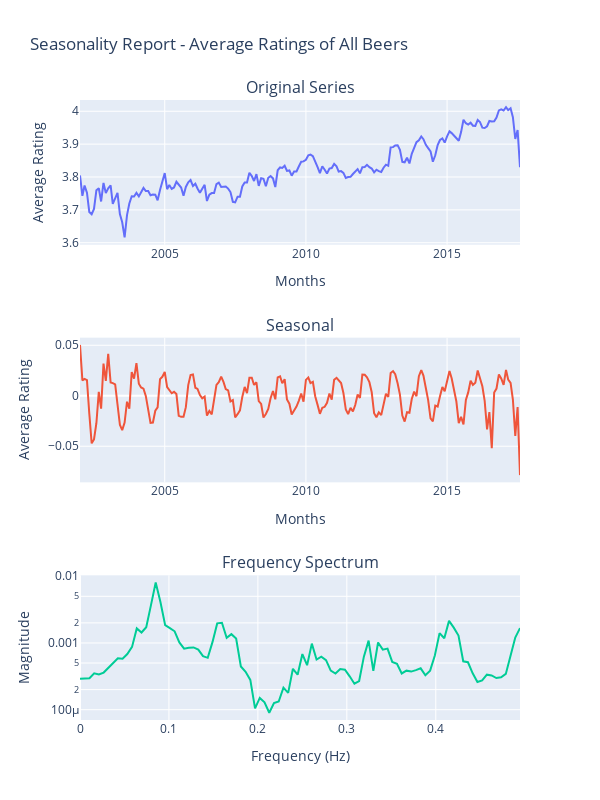

The notebook cell this image was saved under:
### Code cell
## STL and Fourier Analysis

"""

 1) preps the raw ratings data (take averages over all mnths and turns it into a proper timeseries)
 2) splitting timeseries into seasonal and non-seasonal components
 3) gives a seasonality amplitude score based on only the seasonal component
 4) returns frequency specrum of the seasonal signal, to verify 12-month periodicity

 """
df_processed_mean = sm.data_preprocessing_mean_rating_per_month(df_reviews, 'mean_rating') # evaluates based on average of rating score
fig_seasonality_full = sm.seasonality_report_plot(df_processed_mean, unit= "Average Rating", title = "Seasonality Report - Average Ratings of All Beers", top_margin=100) # 
fig_seasonality_full.show()
#fig_seasonality_full.write_html('src/plotly-html-graphs/jakob/seasonality_full.html')

print("Signal-to-Noise  Ratio of 12-month seasonality: ", sm.signal_to_noise_ratio(df_processed_mean), " dB")

### Figure 1 — Plotly figure (JSON) as saved in the notebook; plotly's stock layout.template omitted (floating-point values rounded to 4 significant figures; data arrays with more than 128 entries replaced by an {"elided": "..."} marker saying what was removed)
{"data": [{"name": "Original", "type": "scatter", "x": {"elided": "188 str values"}, "xaxis": "x", "y": {"elided": "188 float values"}, "yaxis": "y"}, {"name": "Seasonal", "type": "scatter", "x": {"elided": "188 str values"}, "xaxis": "x2", "y": {"elided": "188 float values"}, "yaxis": "y2"}, {"mode": "lines", "name": "Frequency Spectrum (log)", "type": "scatter", "x": [0, 0.005319, 0.01064, 0.01596, 0.02128, 0.0266, 0.03191, 0.03723, 0.04255, 0.04787, 0.05319, 0.05851, 0.06383, 0.06915, 0.07447, 0.07979, 0.08511, 0.09043, 0.09574, 0.1011, 0.1064, 0.1117, 0.117, 0.1223, 0.1277, 0.133, 0.1383, 0.1436, 0.1489, 0.1543, 0.1596, 0.1649, 0.1702, 0.1755, 0.1809, 0.1862, 0.1915, 0.1968, 0.2021, 0.2074, 0.2128, 0.2181, 0.2234, 0.2287, 0.234, 0.2394, 0.2447, 0.25, 0.2553, 0.2606, 0.266, 0.2713, 0.2766, 0.2819, 0.2872, 0.2926, 0.2979, 0.3032, 0.3085, 0.3138, 0.3191, 0.3245, 0.3298, 0.3351, 0.3404, 0.3457, 0.3511, 0.3564, 0.3617, 0.367, 0.3723, 0.3777, 0.383, 0.3883, 0.3936, 0.3989, 0.4043, 0.4096, 0.4149, 0.4202, 0.4255, 0.4309, 0.4362, 0.4415, 0.4468, 0.4521, 0.4574, 0.4628, 0.4681, 0.4734, 0.4787, 0.484, 0.4894, 0.4947], "xaxis": "x3", "y": [0.0002913, 0.0002914, 0.0002965, 0.0003505, 0.0003362, 0.0003598, 0.0004245, 0.0004903, 0.0005912, 0.0005817, 0.000683, 0.0008735, 0.001651, 0.001434, 0.001723, 0.003685, 0.00804, 0.004103, 0.001848, 0.001672, 0.001496, 0.001017, 0.0008227, 0.0008469, 0.0008574, 0.0007964, 0.0006334, 0.0005985, 0.001028, 0.001965, 0.00201, 0.001192, 0.001354, 0.001165, 0.0004436, 0.0003695, 0.0002789, 0.0001047, 0.0001499, 0.0001291, 8.988e-05, 0.0001254, 0.0001328, 0.0002139, 0.0001788, 0.0004099, 0.000334, 0.0006811, 0.0004637, 0.0009772, 0.0005646, 0.0006245, 0.0005514, 0.0003847, 0.0003474, 0.0004064, 0.0003975, 0.0003164, 0.0002452, 0.0002685, 0.0006241, 0.001083, 0.0003806, 0.001015, 0.0007939, 0.0008238, 0.00052, 0.000488, 0.000349, 0.0003842, 0.0003724, 0.0003919, 0.0004167, 0.0003286, 0.0003848, 0.0006499, 0.001406, 0.001175, 0.002142, 0.001697, 0.001289, 0.0005313, 0.000514, 0.0003511, 0.0002598, 0.0002739, 0.000335, 0.0003254, 0.0002979, 0.0003067, 0.0003437, 0.0006438, 0.001204, 0.001671], "yaxis": "y3"}], "layout": {"annotations": [{"font": {"size": 16}, "showarrow": false, "text": "Original Series", "x": 0.5, "xanchor": "center", "xref": "paper", "y": 1.0, "yanchor": "bottom", "yref": "paper"}, {"font": {"size": 16}, "showarrow": false, "text": "Seasonal", "x": 0.5, "xanchor": "center", "xref": "paper", "y": 0.6167, "yanchor": "bottom", "yref": "paper"}, {"font": {"size": 16}, "showarrow": false, "text": "Frequency Spectrum", "x": 0.5, "xanchor": "center", "xref": "paper", "y": 0.2333, "yanchor": "bottom", "yref": "paper"}], "height": 800, "margin": {"t": 100}, "showlegend": false, "title": {"text": "Seasonality Report - Average Ratings of All Beers"}, "width": 600, "xaxis": {"anchor": "y", "domain": [0, 1], "title": {"text": "Months"}}, "xaxis2": {"anchor": "y2", "domain": [0, 1], "title": {"text": "Months"}}, "xaxis3": {"anchor": "y3", "domain": [0, 1], "title": {"text": "Frequency (Hz)"}}, "yaxis": {"anchor": "x", "domain": [0.7667, 1.0], "title": {"text": "Average Rating"}}, "yaxis2": {"anchor": "x2", "domain": [0.3833, 0.6167], "title": {"text": "Average Rating"}}, "yaxis3": {"anchor": "x3", "domain": [0, 0.2333], "title": {"text": "Magnitude"}, "type": "log"}}}
